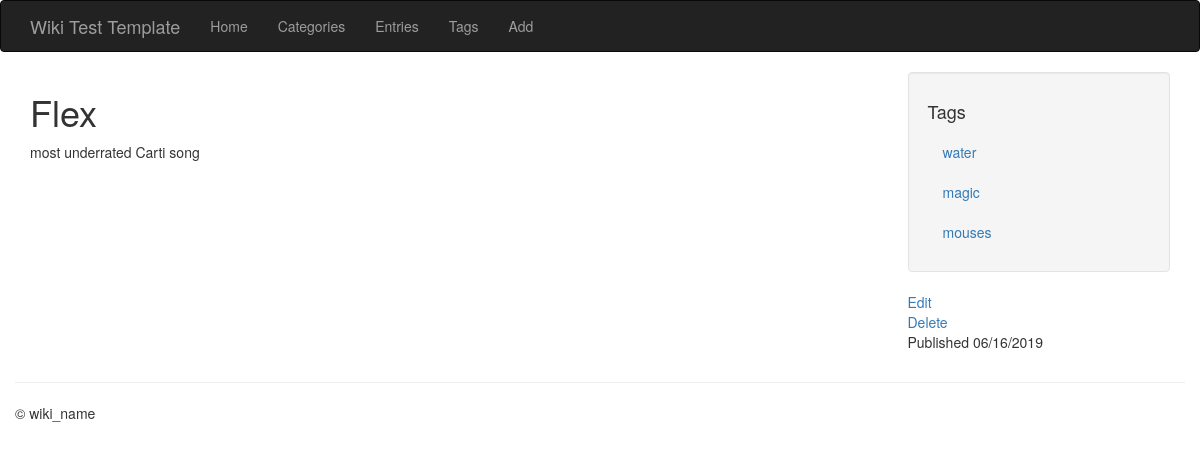
The page /entries/flex/ on the database its author committed.
### models.py (models this page shows, shortened)
class Entry(db.Model):
    STATUS_PUBLIC = 0
    STATUS_DRAFT = 1
    STATUS_DELETED = 2
    id = db.Column(db.Integer, primary_key=True)
    title = db.Column(db.String(100))
    slug = db.Column(db.String(100), unique=True)
    body = db.Column(db.Text)
    author = db.Column(db.String(100))
    status = db.Column(db.SmallInteger, default=STATUS_PUBLIC)
    created_timestamp = db.Column(db.DateTime, default = datetime.datetime.now)
    modified_timestamp = db.Column(db.DateTime,
    default = datetime.datetime.now,
    onupdate = datetime.datetime.now)
    tags = db.relationship('Tag', secondary = entry_tags,
            backref = db.backref('entries', lazy='dynamic'))
    categories = db.relationship('Category', secondary = entry_categories,
            backref = db.backref('entries', lazy='dynamic'))

class Tag(db.Model):
    id = db.Column(db.Integer, primary_key = True)
    name = db.Column(db.String(64))
    slug = db.Column(db.String(64), unique = True)

### entries/blueprint.py (the view)
@entries.route('/<slug>/')
def detail(slug):
    entry = Entry.query.filter(Entry.slug == slug).first_or_404()
    return render_template('entries/detail.html', entry=entry)

### entries/templates/entries/detail.html
{% extends "base.html" %}
{% block content_title %}{{ entry.title }}{% endblock %}
{% block sidebar %}
    <ul class="well nav nav-list">
        <li><h4>Tags</h4></li>
        {% for tag in entry.tags %}
            <li><a href="{{ url_for('entries.tag_detail', slug=tag.slug) }}">{{ tag.name }}</a></li>
        {% endfor %}
    </ul>
    <a href="{{ url_for('entries.edit', slug=entry.slug) }}">Edit</a>
    <br>
    <a href="{{ url_for('entries.delete', slug=entry.slug) }}">Delete</a>
    <p>Published {{ entry.created_timestamp.strftime('%m/%d/%Y')}}</p>
{% endblock %}
{% block content %}
    {{ entry.body }}
{% endblock %}

### rows shown on the page
Entry: title "Flex", body "most underrated Carti song", created_timestamp "06/16/2019"
Tag: name "water"
Tag: name "magic"
Tag: name "mouses"
